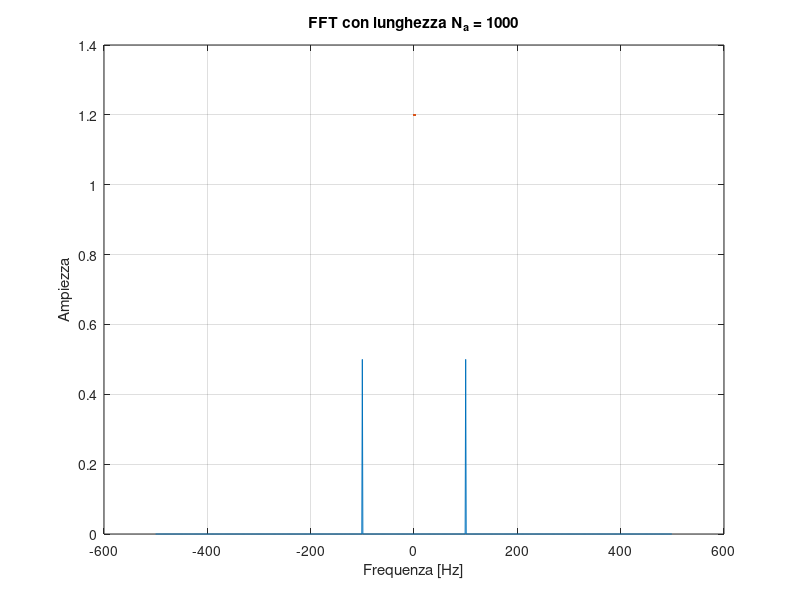
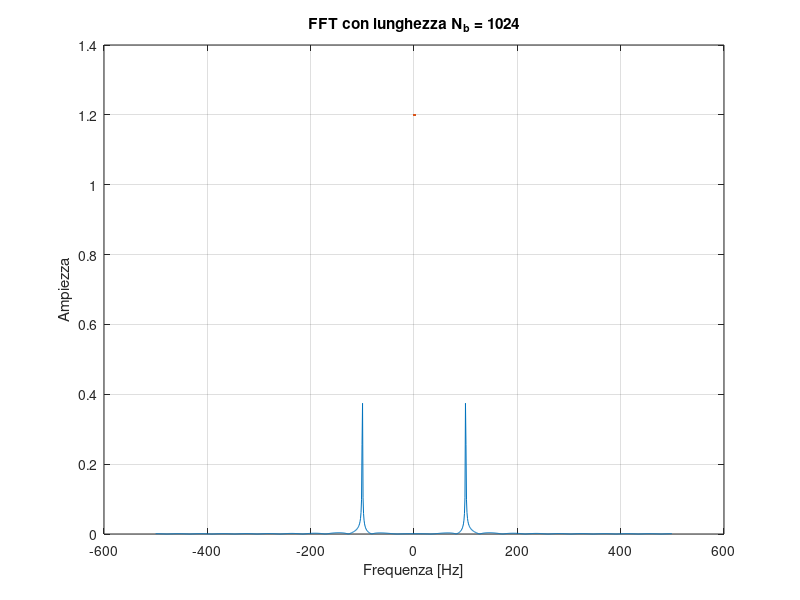
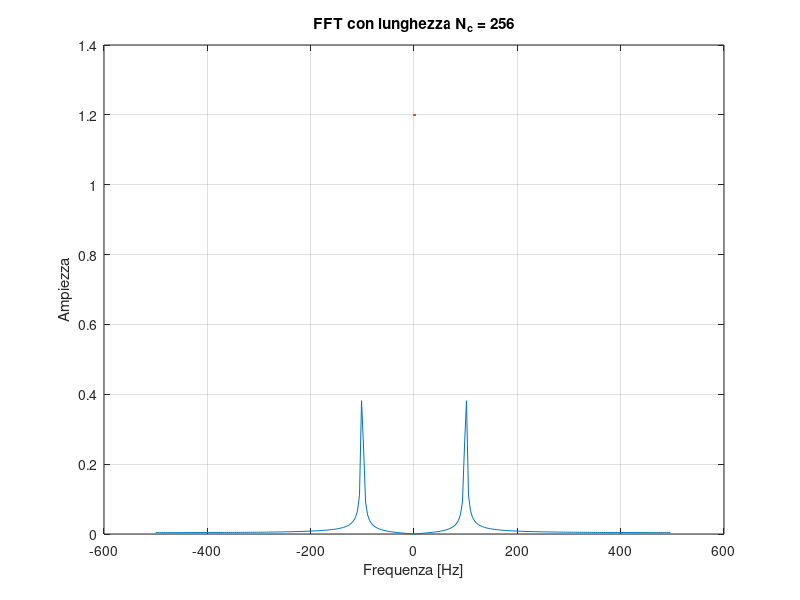
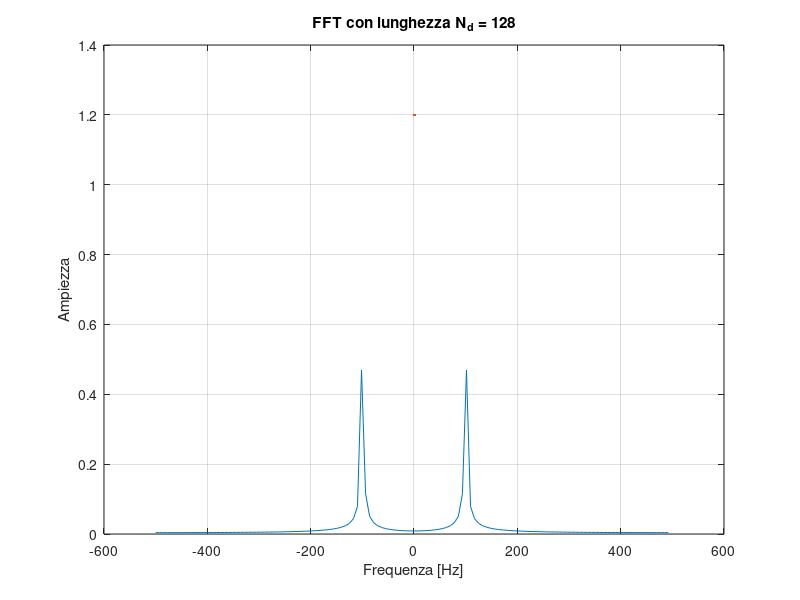

Source code (MATLAB) for these figures, in order:
% Effetto della lunghezza della finestra nel calcolo della trasformata di
% Fourier discrete (DFT) tramite FFT.
%
% M. Scarpiniti (Dip. DIET - Sapienza Università di Roma)

Fs = 1000;     % Frequenza di campionamento
f0 = 100;      % Frequenza della sinusoide
t = 0:1/Fs:1;  % Asse temporale

Na = 1000;     % Prima lughezza della FFT
Nb = 1024;     % Seconda lughezza della FFT
Nc = 256;      % Terza lughezza della FFT
Nd = 128;      % Quarta lughezza della FFT
fa = (-Na/2:Na/2-1)*(Fs/Na);  % Asse delle frequenze corrispondente a Na
fb = (-Nb/2:Nb/2-1)*(Fs/Nb);  
fc = (-Nc/2:Nc/2-1)*(Fs/Nc);
fd = (-Nd/2:Nd/2-1)*(Fs/Nd);

x = cos(2*pi*f0*t);   % Sinusoide

Xa = fft(x, Na);      % FFT su Na punti
Xb = fft(x, Nb);      % FFT su Nb punti
Xc = fft(x, Nc);      % FFT su Nc punti
Xd = fft(x, Nd);      % FFT su Nc punti


% Grafico della FFT su Na punti
figure
plot(fa, abs(fftshift(Xa))/Na, LineWidth=1.2)
grid on
title('FFT con lunghezza N_a = 1000')
xlabel('Frequenza [Hz]')
ylabel('Ampiezza')

% Grafico della FFT su Nb punti
figure
plot(fb, abs(fftshift(Xb))/Nb, LineWidth=1.2)
grid on
title('FFT con lunghezza N_b = 1024')
xlabel('Frequenza [Hz]')
ylabel('Ampiezza')

% Grafico della FFT su Nc punti
figure
plot(fc, abs(fftshift(Xc))/Nc, LineWidth=1.2)
grid on
title('FFT con lunghezza N_c = 256')
xlabel('Frequenza [Hz]')
ylabel('Ampiezza')

% Grafico della FFT su Nd punti
figure
plot(fd, abs(fftshift(Xd))/Nd, LineWidth=1.2)
grid on
title('FFT con lunghezza N_d = 128')
xlabel('Frequenza [Hz]')
ylabel('Ampiezza')
